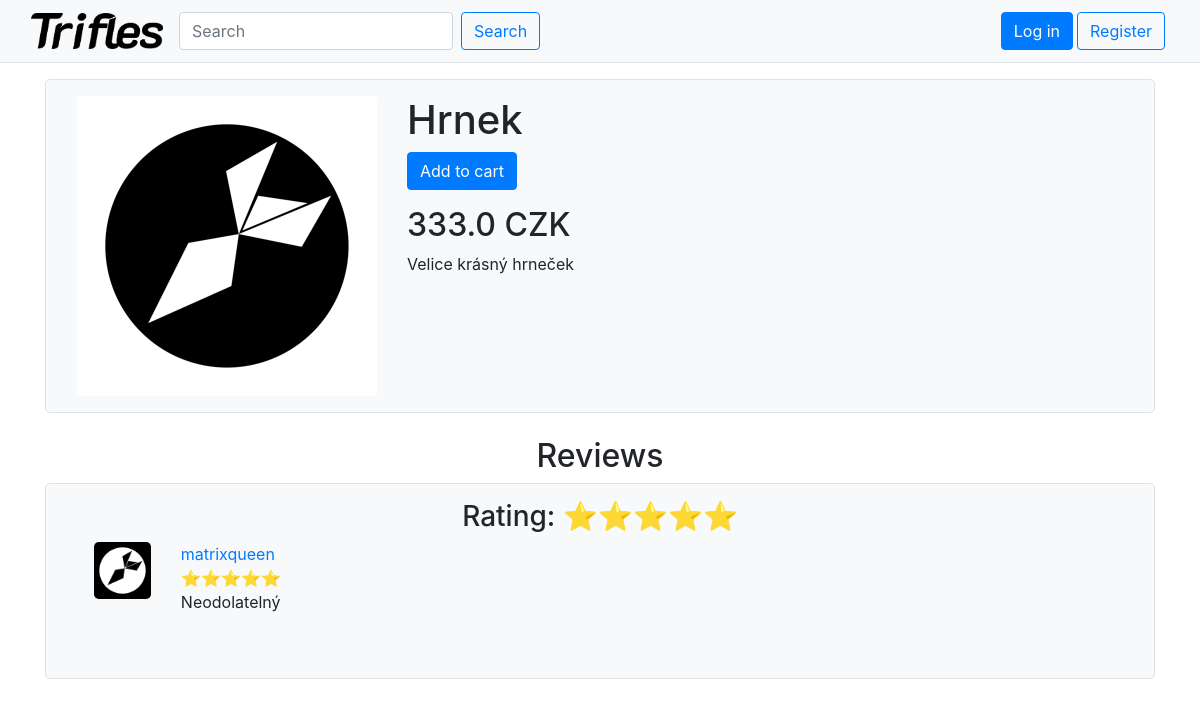
Screenshot of /item/ad4c3d15700c4e48bd1b005ad0394029/ with the database file from the repository.
### shop/models.py (models this page shows, shortened)
class Item(models.Model):
  author = models.ForeignKey(User, on_delete=models.CASCADE, null=True)
  price = models.fields.FloatField(validators=[MinValueValidator(1.0),])
  name = models.fields.CharField(max_length=60)
  created_at = models.DateTimeField(auto_now_add=True)
  id = models.UUIDField(
         primary_key = True,
         default = uuid.uuid4,
         editable = False)
  description = models.fields.TextField(blank=True, max_length=1000)
  image = models.ImageField(
    default="shop/item_imgs/def.png",
    upload_to="shop/item_imgs",
    blank=True
    )
  @property
  def rating(self):
    c = self.review_set.count()
    a = 0
    for x in self.review_set.all().values_list('stars', flat=True):a+=x
    if c == 0:return 0
    r = a/c
    return r
  @property
  def rating_stars(self):
    r = ""
    for _ in range(round(self.rating)):r += '&#11088;'
    return r

class Review(models.Model):
  NUM_STARS = [
    (1, '1 star'),
    (2, '2 stars'),
    (3, '3 stars'),
    (4, '4 stars'),
    (5, '5 stars'),
  ]
  author = models.ForeignKey(User, on_delete=models.CASCADE)
  item = models.ForeignKey(Item, on_delete=models.CASCADE)
  stars = models.fields.IntegerField(choices=NUM_STARS, default=5)
  text = models.fields.TextField(null=True)
  created_at = models.DateTimeField(auto_now_add=True)
  id = models.UUIDField(
         primary_key = True,
         default = uuid.uuid4,
         editable = False)
  @property
  def stars_rendered(self):
    r = ""
    for _ in range(self.stars):r += '&#11088;'
    return r

### accounts/models.py (models this page shows, shortened)
class Profile(models.Model):
  user = models.OneToOneField(User, on_delete=models.CASCADE)
  profile_pic = models.ImageField(
    default="accounts/profile_pics/def.png", upload_to="accounts/profile_pics",
    blank=True,
    )
  cart = models.ManyToManyField(Item, through='Stack')
  profile_private = models.BooleanField(default=False)
  full_name_private = models.BooleanField(default=False)
  reviews_list_private = models.BooleanField(default=False)
  email_private = models.BooleanField(default=False)
  twitter = models.CharField(max_length=100, blank=True)
  instagram = models.CharField(max_length=100, blank=True)
  facebook = models.CharField(max_length=100, blank=True)

### shop/views.py (the view)
# urls.py: path('item/<item>/', views.view_item, name="view_item"),
def view_item(request, item):
  try:item = Item.objects.get(id=item)
  except:
    messages.error(request, _('Item not found'))
    return redirect('index')
  if request.method == "POST":
    form = ReviewForm(request.POST)
    if form.is_valid():
      review = form.save(commit=False)
      review.author = request.user
      review.item = item
      review.save()
      messages.success(request, _('Review saved'))
      return redirect('view_item', item=item.id)
  else:
    form = ReviewForm()
  more_reviews = 0
  reviews = Review.objects.filter(item=item).order_by('-created_at')
  if len(reviews) > 0:
    reviews = [x for x in reviews if len(x.text) > 0 or x.author == request.user]
    if len(reviews) > 5:
      reviews = reviews[:5]
      more_reviews = True
  if request.user.is_authenticated and len(request.user.profile.cart.filter(id=item.id)) > 0:incart = True
  else:incart = False
  context = {'form': form,'item': item, 'incart':incart, 'reviews':reviews, 'more_reviews': more_reviews}
  return render(request, 'shop/view_item.html', context=context)

### shop/forms.py
class ReviewForm(forms.ModelForm):
  class Meta:
    model = Review
    fields = ('stars', 'text')
    localized_fields = '__all__'
    widgets = {
      'stars': forms.Select(attrs={'class':'form-control'}),
      'text': forms.Textarea(attrs={'class':'form-control'}),
    }
    labels = {
      'stars': _('Stars'),
      'text': _('Text'),
    }

### shop/templates/shop/view_item.html (shortened to what this page needs)
{% extends "base.html" %}
{% load i18n %}
{% block content %}
<div class="container">
<div class="border rounded-lg p-3 bg-light mb-4">
  <div class="container">
  <div class="row">
    <div class="col-auto text-right">
      <img src="{{item.image.url}}" class="rounded-lg">
    </div>
    <div class="col text-left">
      <h1>{{item.name}}</h1>
      {% if incart %}
      <a class="mb-3 btn btn-outline-primary" href="{% url 'cart' %}">{% trans "In cart" %}</a> <br />
      {% else %}
      <a class="mb-3 btn btn-primary" href="{% url 'cart_add' item=item.id %}">{% trans "Add to cart" %}</a> <br />
      {% endif %}
      <h2>{{item.price}} {% trans "CZK" %} </h2>
      {{item.description}} <br />
    </div>
  </div>
  </div>
</div>
  <h2>{% trans "Reviews" %}</h2>
<div class="border rounded-lg p-3 px-5 mb-5 bg-light">
  <h3>{% trans "Rating" %}: {{item.rating_stars|safe}}</h3>
  {% if reviews|length == 0 %}
  {% trans "No reviews to show yet!" %}
  {% else %}
  {% for review in reviews %}
  <div class="row mb-5">
    <div class="col-1 text-right">
      <img src="{{review.author.profile.profile_pic.url}}" class="mw-25 img-fluid rounded-lg">
    </div>
    <div class="col text-left text-wrap w-75">
      <a href="{% url 'profile' username=review.author.username%}">{{review.author.username}}</a>
      <br />
      {{review.stars_rendered|safe}} <br />
      {{review.text}}
    </div>
  </div>
  {% endfor %}
  {% endif %}
</div>
{% endblock %}

### rows the page displays
Item: image (picture), name "Hrnek", price "333.0", description "Velice krásný hrneček", rating_stars "⭐⭐⭐⭐⭐"
Review: author.profile.profile_pic (picture), author.username "matrixqueen", stars_rendered "⭐⭐⭐⭐⭐", text "Neodolatelný"
